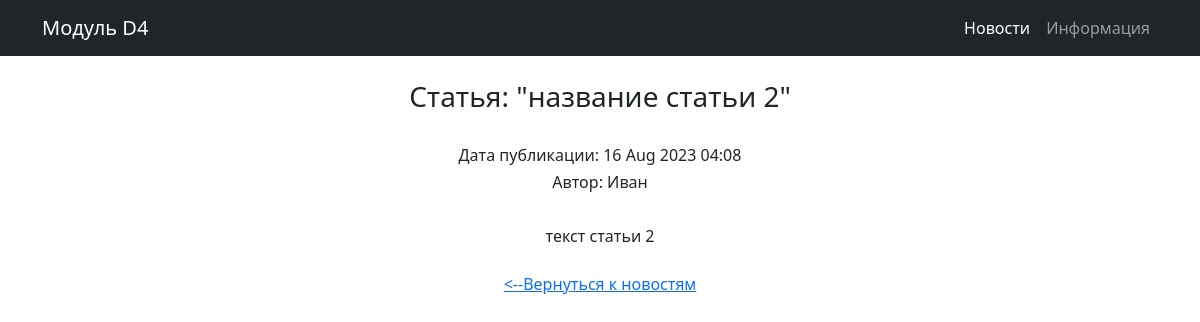
Screenshot of /news/2/ with the database file from the repository.
### news/models.py (models this page shows, shortened)
class Post(models.Model):
    author = models.ForeignKey(Author, on_delete=models.CASCADE)
    NEWS = 'NW'
    ARTICLE = 'AR'
    CATEGORY_CHOICES = (
        (NEWS, 'Новость'),
        (ARTICLE, 'Статья')
    )
    categoryType = models.CharField(max_length=2, choices=CATEGORY_CHOICES, default=ARTICLE)
    dateCreation = models.DateTimeField(auto_now_add=True)
    postCategory = models.ManyToManyField(Category, through='PostCategory')
    title = models.CharField(max_length=128)
    text = models.TextField()
    rating = models.SmallIntegerField(default=0)

class Author(models.Model):
    authorUser = models.OneToOneField(User, on_delete=models.CASCADE)
    ratingAuthor = models.SmallIntegerField(default=0)
    def __str__(self):
        return f'{self.authorUser}'

### news/views.py (the view)
# urls.py: path('<int:pk>/', PostDetailView.as_view(), name='post_detail'), # Ссылка на детали статьи
class PostDetailView(DetailView):
    template_name = 'news_app/post_detail.html'
    queryset = Post.objects.all()

### news/templatetags/custom_filters.py (called while the page is built)
@register.filter(name='censor') # регистрируем наш фильтр под именем censor,
def censor(censor_text): # первый аргумент здесь — это то значение, к которому надо применить фильтр,
    for word in censor_words:
        censor_text = censor_text.lower().replace(word.lower(), '*censor*')  # переводим в строчные буквы, заменяем на *censor*
    return censor_text # возвращаемое функцией значение — это то значение, которое подставится к нам в шаблон

### templates/news_app/post_detail.html (shortened to what this page needs)
{% extends 'flatpages/default.html' %}
{% load custom_filters %}
{% block content %}
    <br>
    <h3>Статья: "{{ post.title|censor }}"</h3><br>
    <h6>Дата публикации: {{ post.dateCreation|date:'d M Y h:m' }}</h6>
    <h6>Автор: {{ post.author }}</h6>
    <br>
    {{ post.text|censor }}
    <br>
    <br>
    <a href="/news/"> <--Вернуться к новостям </a>
{% endblock content %}

### rows the page displays
Post: title|censor "название статьи 2", dateCreation "16 Aug 2023 04:08", author "Иван", text|censor "текст статьи 2"
